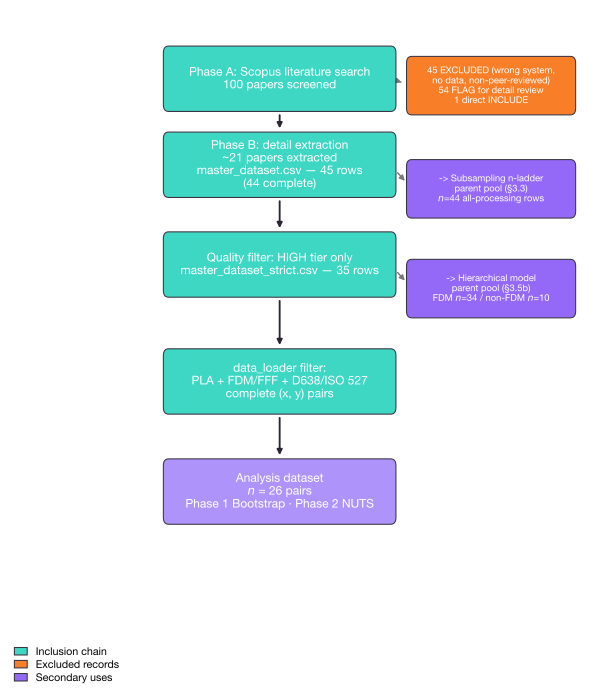

Generate this figure with Python:
"""
Figure 5 — Dataset Filter Attrition Flow (PRISMA-style)
Thesis §3.1 / §2.3 — transparent account of how the literature-extracted master
dataset is filtered to the n=26 analysis pairs.

Run:  python figures/fig5_attrition_flow.py
Outputs: figures/fig5_attrition_flow.svg
         figures/fig5_attrition_flow.png
"""
import sys
from pathlib import Path

import matplotlib
matplotlib.use("Agg")
import matplotlib.pyplot as plt
import matplotlib.patches as mpatches

ROOT = Path(__file__).parent.parent
sys.path.insert(0, str(ROOT))

from figures.style import (  # noqa: E402
    PALETTE as C, SIZES, LW, DPI_PNG,
    apply_style, save_figure, arrow_main, arrow_secondary,
    FONTSIZE, LEGEND_KW,
)

# ── Parameterization ─────────────────────────────────────────────────────────
# Box geometry (figure-fraction coordinates)
BOX_W          = 0.42   # main-chain box width
BOX_H          = 0.075  # box height
SIDE_BOX_W     = 0.30   # excluded/branching box width
SIDE_BOX_H     = 0.065

# Colors — from style bible
COLOR_MAIN     = C["include"]    # emerald teal — main inclusion chain
COLOR_EXCLUDE  = C["exclude"]    # vivid coral  — excluded / dropped
COLOR_BRANCH   = C["branch"]     # electric blue — side use (subsampling / hierarchical parent)
COLOR_TEXT_LT  = "white"
ALPHA_BOX      = 0.92

# Arrow — from style bible
ARROW_STYLE    = arrow_main(C["dark"])
SIDE_ARROW     = arrow_secondary(C["mid"])

# Figure
FIG_W, FIG_H   = SIZES["tall_flow"]
# ─────────────────────────────────────────────────────────────────────────────


def _box(ax, x, y, w, h, color, text, fontsize=None, textcolor=None):
    """Draw a rounded rectangle with centred text. (x, y) = bottom-left corner."""
    tc = textcolor if textcolor else COLOR_TEXT_LT
    fs = fontsize if fontsize is not None else FONTSIZE["axis_label"]
    rect = mpatches.FancyBboxPatch(
        (x, y), w, h,
        boxstyle="round,pad=0.010",
        linewidth=LW["spine"], edgecolor=C["dark"],
        facecolor=color, alpha=ALPHA_BOX, zorder=3,
    )
    ax.add_patch(rect)
    ax.text(x + w / 2, y + h / 2, text,
            ha="center", va="center", fontsize=fs,
            color=tc, zorder=4, wrap=False,
            multialignment="center")


def _arrow(ax, x0, y0, x1, y1, props=None):
    if props is None:
        props = ARROW_STYLE
    ax.annotate("", xy=(x1, y1), xytext=(x0, y0),
                arrowprops=props, zorder=2)


def main():
    apply_style()
    fig, ax = plt.subplots(figsize=(FIG_W, FIG_H))
    ax.set_xlim(-0.02, 1.10)
    ax.set_ylim(0, 1)
    ax.axis("off")

    # ── Layout constants ────────────────────────────────────────────────────
    cx = 0.29                        # main-chain box left edge
    sx = cx + BOX_W + 0.04          # side-box left edge
    steps = [                        # (y_bottom of each main box, label text)
        (0.855, "Phase A: Scopus literature search\n100 papers screened"),
        (0.730, "Phase B: detail extraction\n~21 papers extracted\nmaster_dataset.csv — 45 rows\n(44 complete)"),
        (0.585, "Quality filter: HIGH tier only\nmaster_dataset_strict.csv — 35 rows"),
        (0.415, "data_loader filter:\nPLA + FDM/FFF + D638/ISO 527\ncomplete (x, y) pairs"),
        (0.255, "Analysis dataset\n$n$ = 26 pairs\nPhase 1 Bootstrap · Phase 2 NUTS"),
    ]

    for x_b, label in steps:
        c = COLOR_MAIN if x_b > 0.27 else C["violet"]   # violet marks the final analysis endpoint
        _box(ax, cx, x_b, BOX_W, BOX_H, c, label)

    # Arrows between main boxes — from bottom of current to top of next
    for i in range(len(steps) - 1):
        mid_x = cx + BOX_W / 2
        _arrow(ax,
               mid_x, steps[i][0],              # bottom of current box
               mid_x, steps[i + 1][0] + BOX_H)  # top of next box

    # ── Exclusion / branching side boxes ───────────────────────────────────
    # Phase A exclusions
    excl_y = 0.850
    _box(ax, sx, excl_y, SIDE_BOX_W, SIDE_BOX_H, COLOR_EXCLUDE,
         "45 EXCLUDED (wrong system,\nno data, non-peer-reviewed)\n54 FLAG for detail review\n1 direct INCLUDE",
         fontsize=FONTSIZE["annotation"], textcolor=COLOR_TEXT_LT)
    mid_main_A = steps[0][0] + BOX_H / 2
    _arrow(ax, cx + BOX_W, mid_main_A, sx, excl_y + SIDE_BOX_H / 2, SIDE_ARROW)

    # master_dataset.csv branches to subsampling
    sub_y = 0.700
    _box(ax, sx, sub_y, SIDE_BOX_W, SIDE_BOX_H, COLOR_BRANCH,
         "-> Subsampling n-ladder\nparent pool (§3.3)\n$n$=44 all-processing rows",
         fontsize=FONTSIZE["annotation"], textcolor=COLOR_TEXT_LT)
    mid_main_B = steps[1][0] + BOX_H / 2
    _arrow(ax, cx + BOX_W, mid_main_B, sx, sub_y + SIDE_BOX_H / 2, SIDE_ARROW)

    # master_dataset_strict.csv branches to hierarchical
    hier_y = 0.555
    _box(ax, sx, hier_y, SIDE_BOX_W, SIDE_BOX_H, COLOR_BRANCH,
         "-> Hierarchical model\nparent pool (§3.5b)\nFDM $n$=34 / non-FDM $n$=10",
         fontsize=FONTSIZE["annotation"], textcolor=COLOR_TEXT_LT)
    mid_main_C = steps[2][0] + BOX_H / 2
    _arrow(ax, cx + BOX_W, mid_main_C, sx, hier_y + SIDE_BOX_H / 2, SIDE_ARROW)

    # ── Legend ──────────────────────────────────────────────────────────────
    from matplotlib.patches import Patch
    legend_els = [
        Patch(facecolor=COLOR_MAIN,    label="Inclusion chain",   edgecolor=C["dark"], alpha=ALPHA_BOX),
        Patch(facecolor=COLOR_EXCLUDE, label="Excluded records",  edgecolor=C["dark"], alpha=ALPHA_BOX),
        Patch(facecolor=COLOR_BRANCH,  label="Secondary uses",    edgecolor=C["dark"], alpha=ALPHA_BOX),
    ]
    ax.legend(handles=legend_els, loc="lower left", handlelength=1.2, **LEGEND_KW)

    save_figure(fig, Path(__file__).with_suffix(""))


if __name__ == "__main__":
    main()
